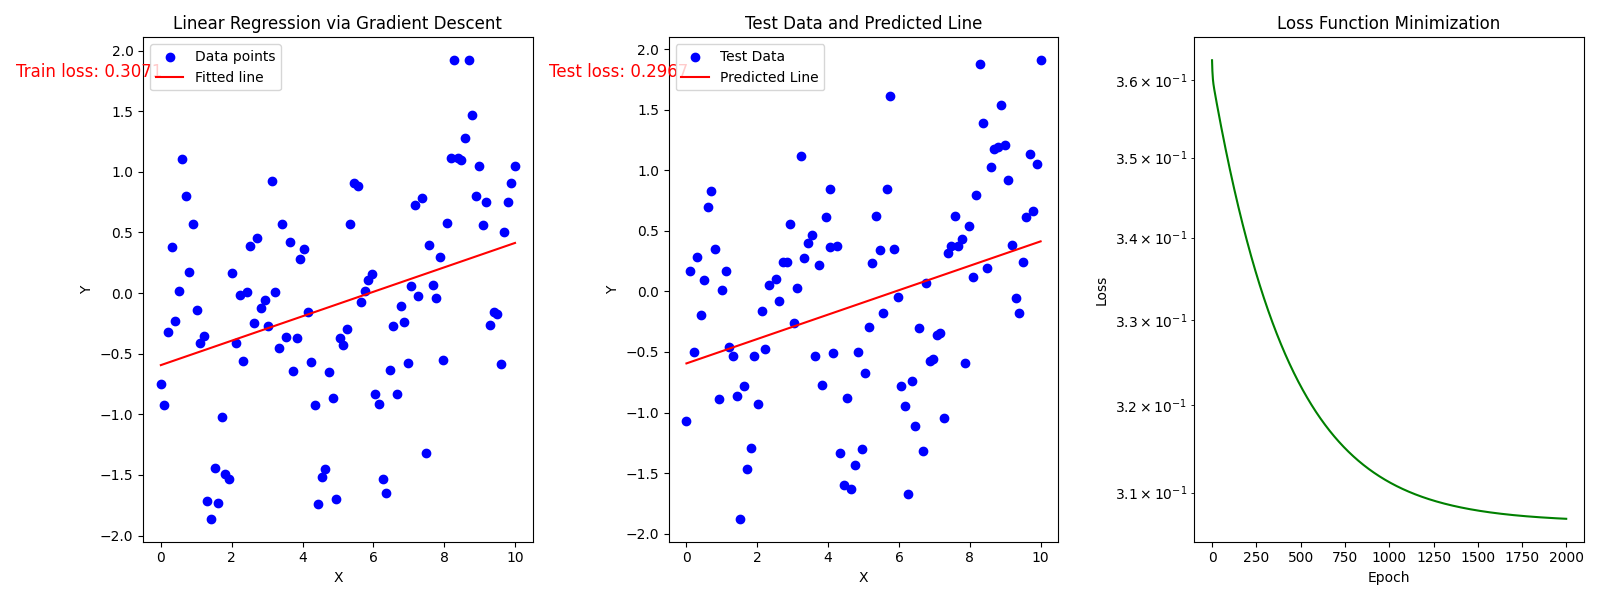

Recreate this plot in Python.
import numpy as np
import matplotlib.pyplot as plt
import pandas as pd

#读取数据(手动更改你的数据路径)
file_path1 = 'D:\code\py\PRML\homework1\TrainingData.csv'
file_path2 = 'D:\code\py\PRML\homework1\TestData.csv'
train_data = pd.read_csv(file_path1)
test_data = pd.read_csv(file_path2)
x_train = train_data.iloc[:, 0].values  
y_train = train_data.iloc[:, 1].values  
x_test = test_data.iloc[:, 0].values   
y_test = test_data.iloc[:, 1].values   


def gradient_descent(x, y, lr, epoch = 100):
    """
    梯度下降法求解线性回归参数
    """
    # 初始化参数
    n=len(y)
    theta0, theta1 = 0,0
    loss_history = []
    
    # 迭代更新参数
    for _ in range(epoch):
        # 计算梯度
        y_pred = theta0 + theta1 * x
        loss = 1/(2*n) * np.sum((y_pred - y)**2)
        loss_history.append(loss)
        dtheta0 = 1/n * np.sum(y_pred - y)
        dtheta1 = 1/n * np.sum((y_pred - y) * x)
        # 更新参数
        theta0 = theta0 - lr* dtheta0
        theta1 = theta1 - lr* dtheta1

    return theta0, theta1, loss_history

theta0, theta1, loss_history = gradient_descent(x_train, y_train, lr = 0.005, epoch = 2000)
print(f"Theta0: {theta0}, Theta1: {theta1}")

x_line = np.linspace(0, 10, 200)
y_line = theta0 + theta1* x_line

# 使用测试集计算预测值
y_test_pred = theta0 + theta1 * x_test
loss_test = 1/(2*len(y_test)) * np.sum((y_test_pred - y_test)**2)
print('Test loss:', loss_test)

# 使用训练集计算最终的损失
y_train_pred = theta0 + theta1 * x_train
loss_train = 1/(2*len(y_train)) * np.sum((y_train_pred - y_train)**2)
print('Train loss:', loss_train)

plt.figure(figsize=(16, 6))

# plot1训练数据和拟合直线
plt.subplot(1, 3, 1)
plt.scatter(x_train, y_train, color='blue', label='Data points')
plt.plot(x_line, y_line, color='red', label='Fitted line')
plt.title('Linear Regression via Gradient Descent')
plt.xlabel('X')
plt.ylabel('Y')
plt.legend()
plt.annotate(f'Train loss: {loss_train:.4f}', xy=(0.05, 0.95), xycoords='axes fraction', fontsize=12, color='red', ha='right', va='top')

# plot2测试数据和拟合直线
plt.subplot(1, 3, 2)
plt.scatter(x_test, y_test, color='blue', label='Test Data')
plt.plot(x_test, y_test_pred, color='red', label='Predicted Line')
plt.title('Test Data and Predicted Line')
plt.xlabel('X')
plt.ylabel('Y')
plt.legend()
plt.annotate(f'Test loss: {loss_test:.4f}', xy=(0.05, 0.95), xycoords='axes fraction', fontsize=12, color='red', ha='right', va='top')

# plot3损失函数迭代
plt.subplot(1, 3, 3)
plt.plot(loss_history, color='green')
plt.title('Loss Function Minimization')
plt.xlabel('Epoch')
plt.ylabel('Loss')
plt.yscale('log')

plt.tight_layout()
plt.savefig('D:\code\py\PRML\homework1\gd.png')
plt.show()
        
